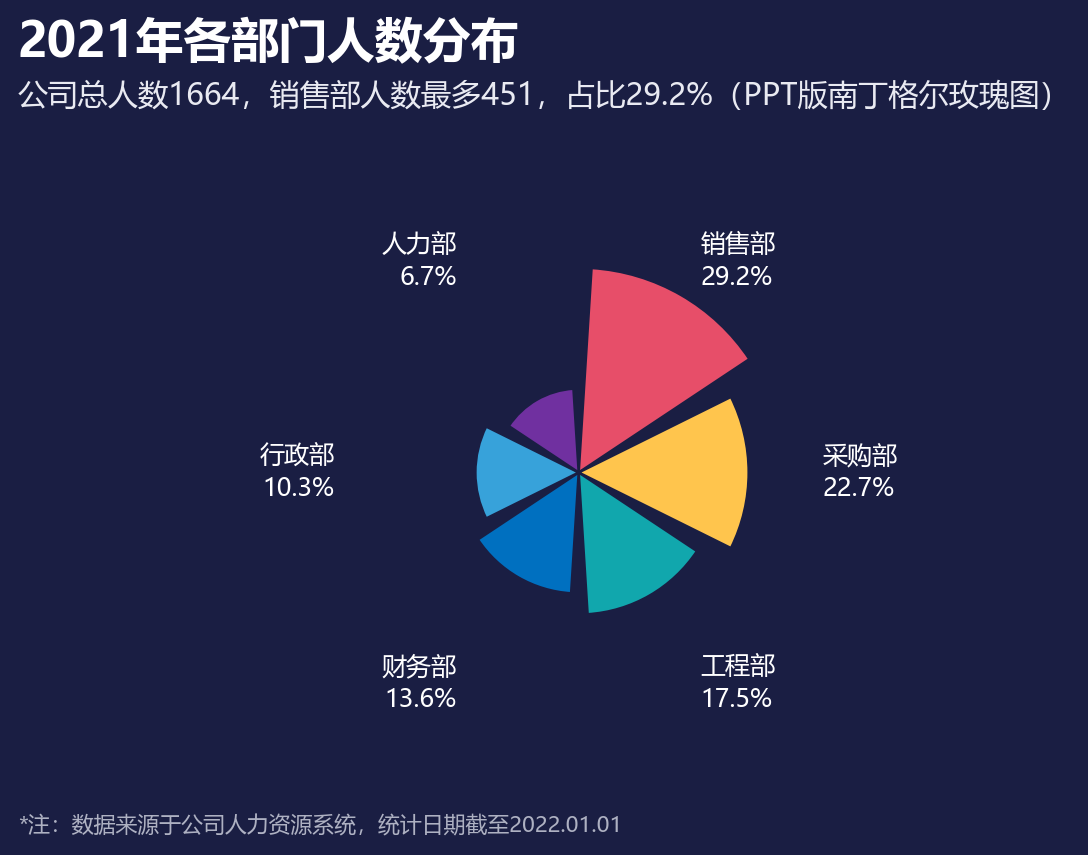

The script that saved this image:
# -*- coding: utf-8 -*-
"""
图表 21 南丁格尔玫瑰图（PPT版）
复现《Excel数据可视化 - 从图表到数据大屏》第二章后15个图表
运行: python 21_南丁格尔玫瑰图_PPT版.py  ->  生成 21_南丁格尔玫瑰图_PPT版.png
"""

import os
import math
import numpy as np
import matplotlib
matplotlib.use('Agg')
import matplotlib.pyplot as plt
from matplotlib.patches import (Circle, Wedge, Rectangle, FancyBboxPatch,
                                PathPatch)
from matplotlib.path import Path
from matplotlib.lines import Line2D
from matplotlib.patches import Patch
import matplotlib.colors as mcolors

plt.rcParams['font.sans-serif'] = ['Microsoft YaHei', 'SimHei', 'DejaVu Sans']
plt.rcParams['axes.unicode_minus'] = False
plt.rcParams['figure.dpi'] = 150

OUT = os.path.dirname(os.path.abspath(__file__))

# ---------------- 配色（取自原图表像素） ----------------
BG       = '#1A1E43'   # 深蓝底
BLUE     = '#0070C0'
BLUE_L   = '#00B0F0'
BLUE_M   = '#82ADD7'
BLUE_BR  = '#0E5DFF'   # 子弹图-实际
RED      = '#E74E69'
YELLOW   = '#FFC000'
AMBER    = '#FFC54D'
TEAL     = '#087E8B'
ROSE_R   = '#F94C66'
CYAN     = '#37A2DA'
GREEN_T  = '#11A7AD'
PURPLE   = '#7030A0'
DARKLINE = '#1A1E43'
TXT      = '#FFFFFF'
TXT2     = '#E9EAF2'
TXT3     = '#AEB1C2'
GREY_TR  = '#767889'   # 滑珠轨道灰
GREY_BEAD= '#A6A6A6'
OUTLINE  = '#9BA0BC'   # 目标柱描边
# 南丁格尔圆环
R_PURPLE = '#512DCB'
R_BLUE   = '#6073F3'
R_CYAN   = '#66CBDD'
# 复合柱形图季度色
Q_COLORS = ['#4A5BD1', '#FC6C0F', '#F6A50B', '#A2417B']

TITLE_FS  = 23
SUB_FS    = 14.5
NOTE_FS   = 10.5


def save(fig, name):
    path = os.path.join(OUT, name)
    fig.savefig(path, facecolor=BG, bbox_inches='tight', pad_inches=0.12)
    plt.close(fig)
    print('saved:', name)


def dashboard(title=None, subtitle=None, footnote=None, figsize=(8.4, 6.0)):
    """统一的深色大屏画布，返回 fig，标题/副标题/脚注用 figure 坐标"""
    fig = plt.figure(figsize=figsize, facecolor=BG)
    if title:
        fig.text(0.055, 0.955, title, fontsize=TITLE_FS, fontweight='bold',
                 color=TXT, va='top', ha='left')
    if subtitle:
        fig.text(0.055, 0.885, subtitle, fontsize=SUB_FS, color=TXT2,
                 va='top', ha='left')
    if footnote:
        fig.text(0.055, 0.045, footnote, fontsize=NOTE_FS, color=TXT3,
                 va='bottom', ha='left')
    return fig


def polar_xy(r, deg_cw_from_top):
    """顺时针(从正上方)角度 -> 直角坐标"""
    a = np.radians(90 - deg_cw_from_top)
    return r * np.cos(a), r * np.sin(a)


def ring(ax, r_in, r_out, vals, colors, start=90, edge=DARKLINE, lw=1.2):
    """画一个(甜甜圈)环：vals 为各项占比(自动归一)，从 start 度起顺时针着色"""
    vals = np.asarray(vals, dtype=float)
    total = vals.sum()
    cur = start
    out = []
    for v, c in zip(vals, colors):
        sweep = 360.0 * v / total
        if c is not None:
            w = Wedge((0, 0), r_out, cur - sweep, cur,
                      width=r_out - r_in, facecolor=c, edgecolor=edge,
                      linewidth=lw, zorder=2)
            ax.add_patch(w)
            out.append(w)
        cur -= sweep
    return out


def capsule(ax, x0, x1, y, thick_pt, color, z=2):
    """以粗圆头线画胶囊条(thick_pt 为线宽/点)，不受坐标比例影响"""
    ax.plot([x0, x1], [y, y], color=color, lw=thick_pt,
            solid_capstyle='round', solid_joinstyle='round',
            zorder=z, clip_on=False)


# ============ 21 南丁格尔玫瑰图（PPT版） ============
def fig21():
    cats   = ['销售部', '采购部', '工程部', '财务部', '行政部', '人力部']
    vals   = [0.292, 0.227, 0.175, 0.136, 0.103, 0.067]
    palette = [RED, AMBER, GREEN_T, BLUE, CYAN, PURPLE]

    fig = dashboard('2021年各部门人数分布',
                    '公司总人数1664，销售部人数最多451，占比29.2%（PPT版南丁格尔玫瑰图）',
                    '*注：数据来源于公司人力资源系统，统计日期截至2022.01.01')
    ax = fig.add_axes([0.18, 0.14, 0.64, 0.62], projection='polar')
    ax.set_facecolor(BG)
    n = len(vals)
    width = 2 * np.pi / n
    angles = np.pi / 2 - (np.arange(n) + 0.5) * width  # 自正上方起顺时针
    radii = 0.22 + np.array(vals) / 0.292 * 0.72       # 半径编码占比
    ax.bar(angles, radii, width=width * 0.88, bottom=0.0,
           color=palette, edgecolor=DARKLINE, linewidth=1.2, zorder=2)
    # 外侧类别 + 百分比标签
    for a, c, v in zip(angles, cats, vals):
        ha = 'left' if np.cos(a) > 0.15 else 'right' if np.cos(a) < -0.15 else 'center'
        ax.text(a, 1.12, '%s\n%.1f%%' % (c, v * 100), ha=ha, va='center',
                linespacing=1.35, fontsize=12, color=TXT)
    ax.set_xticks([]); ax.set_yticks([])
    ax.set_ylim(0, 1.28)
    ax.spines['polar'].set_visible(False)
    ax.grid(False)
    ax.tick_params(length=0)
    save(fig, '21_南丁格尔玫瑰图_PPT版.png')


if __name__ == '__main__':
    fig21()
